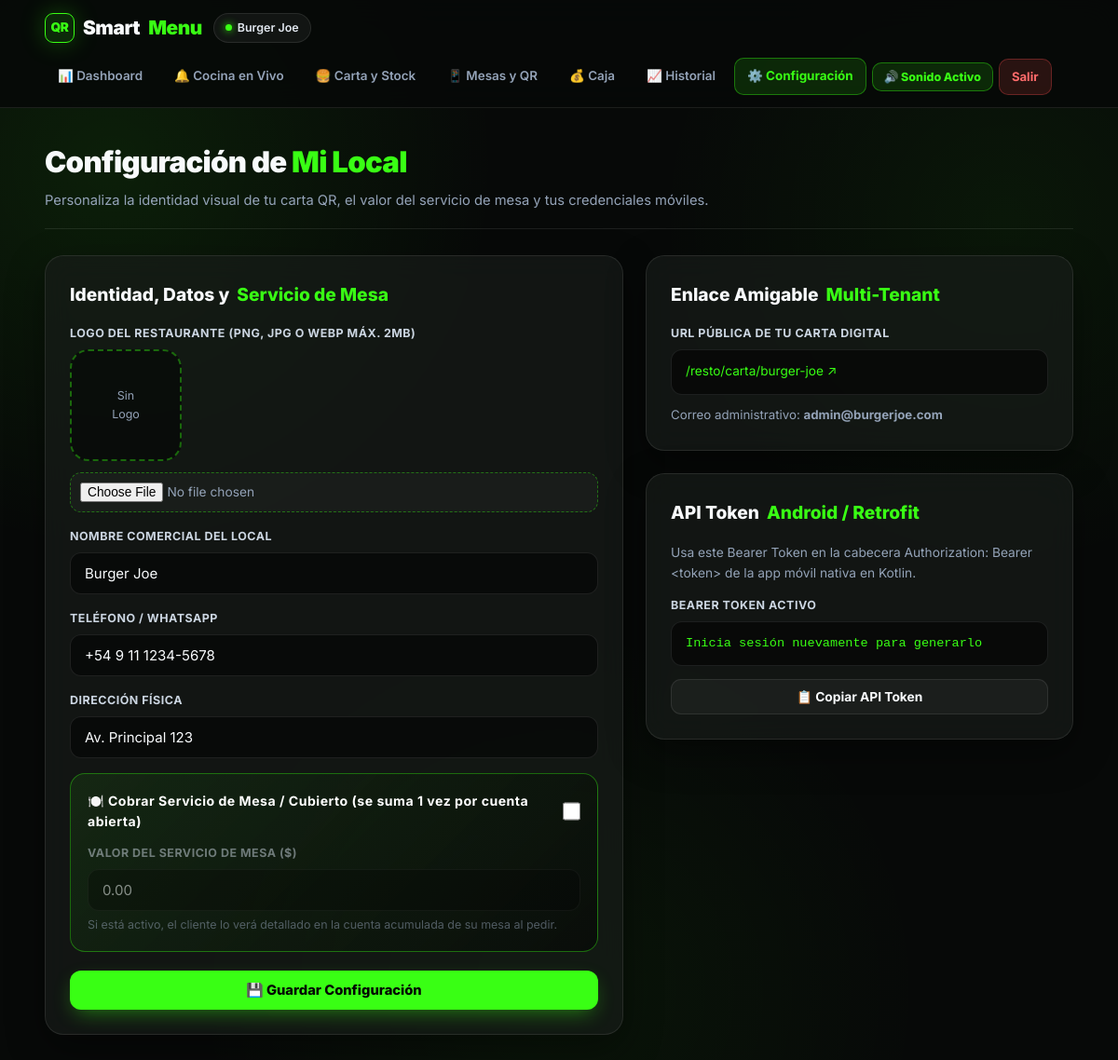
Page /admin/configuracion.php (signed in) on the committed database.
### tables this page shows
CREATE TABLE restaurantes (
    id INT AUTO_INCREMENT PRIMARY KEY,
    nombre VARCHAR(100) NOT NULL,
    email VARCHAR(100) NOT NULL UNIQUE,
    password VARCHAR(255) NOT NULL,  
    telefono VARCHAR(20),
    direccion VARCHAR(150),
    creado_en TIMESTAMP DEFAULT CURRENT_TIMESTAMP
);

### admin/configuracion.php (the view, shortened to what this page needs)
<?php
require 'conexion.php';
require 'layout.php';
$id_restaurante = (int) $_SESSION['restaurante_id'];
$stmt = $pdo->prepare("SELECT nombre, alias, email, telefono, direccion, logo, cobra_servicio_mesa, precio_servicio_mesa, api_token FROM restaurantes WHERE id = ?");
$stmt->execute([$id_restaurante]);
$restaurante = $stmt->fetch();
?>
<!DOCTYPE html>
<html lang="es">
<head>
</head>
<body>
    <main class="admin-container">
        <div class="page-header">
            <div class="page-title">
                <h1>Configuración de <span>Mi Local</span></h1>
                <p>Personaliza la identidad visual de tu carta QR, el valor del servicio de mesa y tus credenciales móviles.</p>
            </div>
        </div>
        <div class="config-grid">
            <div class="glass-card">
                <h2>Identidad, Datos y <span>Servicio de Mesa</span></h2>
                <form action="procesar_configuracion.php" method="POST" enctype="multipart/form-data">
                    <div class="form-group">
                        <label>Logo del Restaurante (PNG, JPG o WEBP máx. 2MB)</label>
                        <div class="logo-preview">
                            <?php if (!empty($restaurante['logo'])): ?>
                                <img src="../<?= htmlspecialchars($restaurante['logo']) ?>" alt="Logo">
                            <?php else: ?>
                                <span style="color:var(--text-muted); font-size:0.78rem; text-align:center;">Sin<br>Logo</span>
                            <?php endif; ?>
                        </div>
                        <input type="file" name="logo" accept="image/png, image/jpeg, image/webp">
                    </div>
                    <div class="form-group">
                        <label>Nombre Comercial del Local</label>
                        <input type="text" name="nombre" value="<?= htmlspecialchars($restaurante['nombre']) ?>" required>
                    </div>
                    <div class="form-group">
                        <label>Teléfono / WhatsApp</label>
                        <input type="text" name="telefono" value="<?= htmlspecialchars($restaurante['telefono'] ?? '') ?>" required>
                    </div>
                    <div class="form-group">
                        <label>Dirección Física</label>
                        <input type="text" name="direccion" value="<?= htmlspecialchars($restaurante['direccion'] ?? '') ?>" required>
                    </div>
                    <div class="servicio-mesa-box">
                        <div class="switch-row">
                            <label for="check-servicio">🍽️ <strong>Cobrar Servicio de Mesa / Cubierto</strong> (se suma 1 vez por cuenta abierta)</label>
                            <input type="checkbox" id="check-servicio" name="cobra_servicio_mesa" value="1" <?= !empty($restaurante['cobra_servicio_mesa']) ? 'checked' : '' ?> onchange="toggleInputServicio(this.checked)" style="width:20px; height:20px; accent-color: var(--neon); cursor:pointer;">
                        </div>
                        <div id="wrap-precio-servicio" style="<?= !empty($restaurante['cobra_servicio_mesa']) ? '' : 'opacity:0.5;' ?>">
                            <label for="input-precio-servicio">Valor del Servicio de Mesa ($)</label>
                            <input type="number" step="0.01" min="0" id="input-precio-servicio" name="precio_servicio_mesa" value="<?= number_format((float)($restaurante['precio_servicio_mesa'] ?? 0), 2, '.', '') ?>" placeholder="Ej: 1200.00">
                            <small style="color:var(--text-muted); font-size:0.78rem; display:block; margin-top:5px;">
                                Si está activo, el cliente lo verá detallado en la cuenta acumulada de su mesa al pedir.
                            </small>
                        </div>
                    </div>
                    <button type="submit" class="btn-neon" style="width:100%;">💾 Guardar Configuración</button>
                </form>
            </div>
            <div style="display:flex; flex-direction:column; gap:24px;">
                <div class="glass-card">
                    <h3>Enlace Amigable <span>Multi-Tenant</span></h3>
                    <label>URL Pública de tu Carta Digital</label>
                    <div class="mono-box">
                        <a href="../carta/<?= urlencode($restaurante['alias'] ?? '') ?>" target="_blank" style="color:var(--neon); text-decoration:none;">
                            /resto/carta/<?= htmlspecialchars($restaurante['alias'] ?? '') ?> ↗
                        </a>
                    </div>
                    <small style="color:var(--text-muted); font-size:0.83rem;">
                        Correo administrativo: <strong><?= htmlspecialchars($restaurante['email']) ?></strong>
                    </small>
                </div>
                <div class="glass-card">
                    <h3>API Token <span>Android / Retrofit</span></h3>
                    <p style="color:var(--text-muted); font-size:0.86rem; margin-bottom:14px;">
                        Usa este Bearer Token en la cabecera <code>Authorization: Bearer &lt;token&gt;</code> de la app móvil nativa en Kotlin.
                    </p>
                    <label>Bearer Token Activo</label>
                    <div class="mono-box" id="api-token-text"><?= htmlspecialchars($restaurante['api_token'] ?? 'Inicia sesión nuevamente para generarlo') ?></div>
                    <button type="button" class="btn-outline" style="width:100%; margin-top:6px;" onclick="copiarToken()">
                        📋 Copiar API Token
                    </button>
                </div>
            </div>
        </div>
    </main>
</body>
</html>

### admin/layout.php (style rules this page uses)
:root { --bg-base: #070908; --bg-surface: rgba(18, 22, 20, 0.75); --bg-card: rgba(24, 29, 26, 0.68); --bg-input: rgba(0, 0, 0, 0.52); --neon: #39ff14; --neon-soft: rgba(57, 255, 20, 0.13); --neon-border: rgba(57, 255, 20, 0.38); --neon-glow: 0 0 26px rgba(57, 255, 20, 0.26); --text-main: #f8fafc; --text-muted: #94a3b8; --border-glass: rgba(255, 255, 255, 0.09); --warning: #ffaa00; --warning-soft: rgba(255, 170, 0, 0.14); --danger: #ff4d4f; --danger-soft: rgba(255, 77, 79, 0.14); }
* { box-sizing: border-box; margin: 0; padding: 0; font-family: 'Inter', system-ui, -apple-system, sans-serif; }
body { background-color: var(--bg-base); color: var(--text-main); line-height: 1.6; min-height: 100vh; background-image: radial-gradient(circle at 10% 15%, rgba(57, 255, 20, 0.09), transparent 28%), radial-gradient(circle at 90% 20%, rgba(57, 255, 20, 0.06), transparent 26%), radial-gradient(circle at 50% 90%, rgba(57, 255, 20, 0.05), transparent 32%); }
.admin-container { max-width: 1260px; margin: 0 auto; padding: 34px 4% 70px; }
.page-header { display: flex; justify-content: space-between; align-items: flex-end; flex-wrap: wrap; gap: 16px; margin-bottom: 28px; padding-bottom: 18px; border-bottom: 1px solid var(--border-glass); }
.page-title h1 { font-size: 1.95rem; font-weight: 900; letter-spacing: -0.7px; color: var(--text-main); }
.page-title h1 span { color: var(--neon); }
.page-title p { color: var(--text-muted); font-size: 0.92rem; margin-top: 4px; }
.glass-card { background: var(--bg-card); border: 1px solid var(--border-glass); border-radius: 20px; padding: 26px; backdrop-filter: blur(14px); -webkit-backdrop-filter: blur(14px); box-shadow: 0 14px 40px rgba(0, 0, 0, 0.4); }
.glass-card h2, .glass-card h3 { font-size: 1.2rem; font-weight: 800; margin-bottom: 16px; color: var(--text-main); display: flex; align-items: center; gap: 8px; }
.glass-card h2 span, .glass-card h3 span { color: var(--neon); }
.form-group { margin-bottom: 16px; }
.form-label, label { display: block; margin-bottom: 7px; font-size: 0.78rem; font-weight: 700; color: #cbd5e1; text-transform: uppercase; letter-spacing: 0.5px; }
.form-control, input[type="text"], input[type="number"], input[type="email"], input[type="password"], input[type="date"], select, textarea { width: 100%; padding: 12px 15px; background: var(--bg-input); border: 1px solid var(--border-glass); color: var(--text-main); border-radius: 12px; font-size: 0.94rem; transition: all 0.2s ease; }
input[type="file"] { width: 100%; padding: 10px; background: rgba(255, 255, 255, 0.03); border: 1px dashed var(--neon-border); border-radius: 12px; color: var(--text-muted); font-size: 0.86rem; cursor: pointer; }
.btn-neon { background: var(--neon); color: #050505; border: none; padding: 12px 22px; font-size: 0.92rem; font-weight: 800; border-radius: 12px; cursor: pointer; display: inline-flex; align-items: center; justify-content: center; gap: 8px; text-decoration: none; transition: all 0.2s ease; box-shadow: 0 8px 22px -6px rgba(57, 255, 20, 0.45); }
.btn-outline { background: rgba(255, 255, 255, 0.04); color: var(--text-main); border: 1px solid var(--border-glass); padding: 10px 18px; font-size: 0.86rem; font-weight: 700; border-radius: 11px; cursor: pointer; text-decoration: none; display: inline-flex; align-items: center; justify-content: center; gap: 6px; transition: all 0.2s ease; }

### admin/configuracion.php (style rules this page uses)
.config-grid { display: grid; grid-template-columns: 1.15fr 0.85fr; gap: 24px; align-items: start; }
.logo-preview { width: 120px; height: 120px; object-fit: cover; background: rgba(0, 0, 0, 0.45); border: 2px dashed var(--neon-border); border-radius: 20px; margin-bottom: 12px; display: flex; align-items: center; justify-content: center; overflow: hidden; }
.mono-box { background: rgba(0, 0, 0, 0.55); padding: 12px 15px; border-radius: 12px; border: 1px solid var(--border-glass); font-family: monospace; font-size: 0.85rem; color: var(--neon); word-break: break-all; margin-bottom: 8px; }
.servicio-mesa-box { background: linear-gradient(135deg, rgba(57, 255, 20, 0.08), rgba(0, 0, 0, 0.45)); border: 1px solid var(--neon-border); border-radius: 16px; padding: 18px; margin-bottom: 20px; }
.switch-row { display: flex; align-items: center; justify-content: space-between; gap: 12px; margin-bottom: 12px; }
.switch-row label { margin: 0; font-size: 0.88rem; color: #fff; text-transform: none; cursor: pointer; }

### rows in the picture
restaurantes: nombre "Burger Joe", telefono "+54 9 11 1234-5678", direccion "Av. Principal 123", precio_servicio_mesa "0.00", alias "burger-joe", email "admin@burgerjoe.com", api_token "Inicia sesión nuevamente para generarlo"

### other values in the picture
$nombreRest "Burger Joe"
$item['label'] "📊 Dashboard"
$item['label'] "🔔 Cocina en Vivo"
$item['label'] "🍔 Carta y Stock"
$item['label'] "📱 Mesas y QR"
$item['label'] "💰 Caja"
$item['label'] "📈 Historial"
$item['label'] "⚙️ Configuración"
